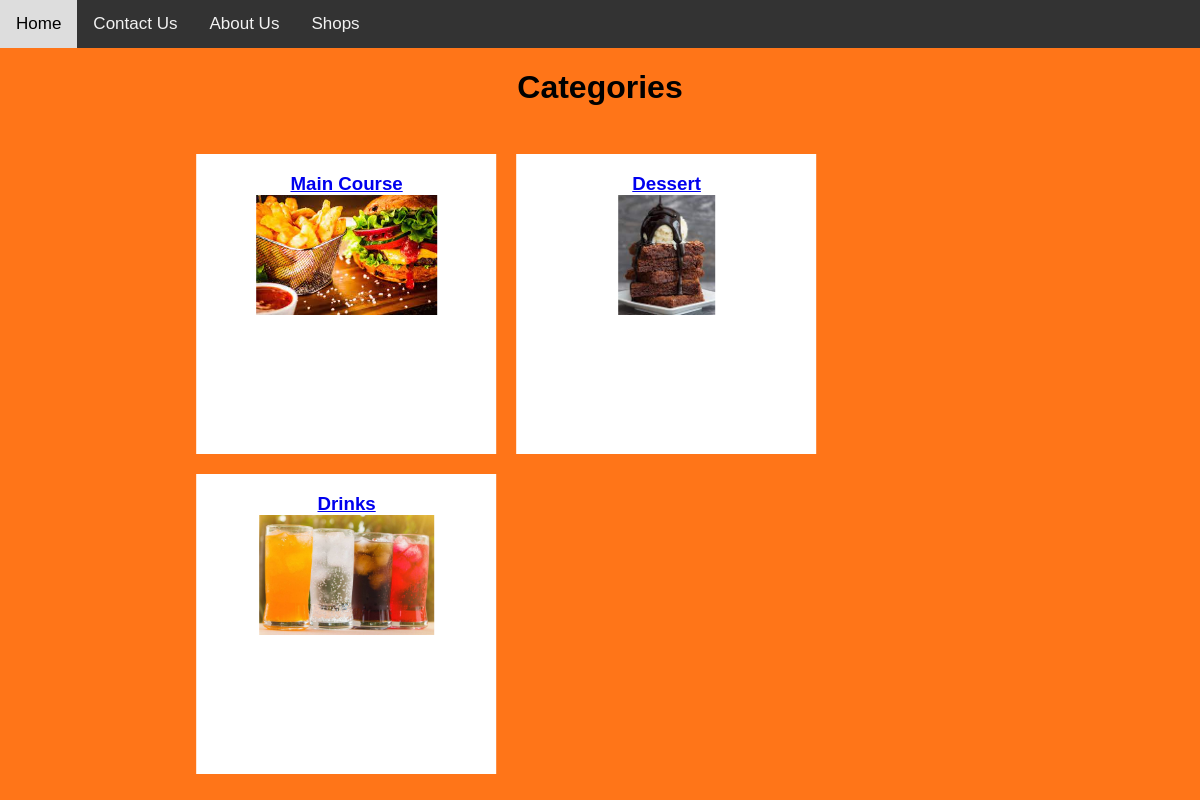
The app's page /cat.php?id=1 with its own data.
### tables this page shows
CREATE TABLE `shop_cat` (
  `ID` int(11) NOT NULL,
  `shopID` int(11) NOT NULL,
  `catID` int(11) NOT NULL
);

CREATE TABLE `cat` (
  `CatID` int(100) NOT NULL,
  `Name` varchar(100) NOT NULL,
  `Image` text NOT NULL
);

### cat.php (the view, shortened to what this page needs)
<html>
<body>
<?php
if(isset($_SESSION['ID']))
{
include("nav-bar.php");
}
else
{
echo'   <div class="topnav">
<a href="http://localhost/summerweb/home.php">Home</a>
<a href="http://localhost/summerweb/contactUs.php">Contact Us</a>
 <a href="http://localhost/summerweb/aboutUs.php">About Us</a>
  <a href="http://localhost/summerweb/restaurants.php">Shops</a>
</div>';
}
?>
	<h1 style="text-align:center"> Categories</h1>
	<div class="w3-container">
  <?php
    $servername = "localhost";
    $username = "root";
    $password = "";
    $dbname = "webproject";
    $conn = mysqli_connect($servername,$username,$password,$dbname);
    $shopID = $_GET['id'];
    $sql="SELECT * FROM `shop_cat` JOIN cat on cat.CatID = shop_cat.catID where shopID = ". $shopID ." ;";
    $result = mysqli_query($conn, $sql);
    while($row = mysqli_fetch_array($result))
    {
  ?>
    <div style="width: 300px; float:left; height:300px; background:white; margin:10px; text-align:center;justify-content: center;">
		  <a href="http://localhost/summerweb/products.php?shopId=<?php echo $shopID; ?>&catId=<?php echo $row['catID']; ?>">
        <h3><?php echo $row['Name']; ?>
          <div class="product-image">
            <img src="http://localhost<?php echo $row['Image']; ?>" style="height:120px  ">
          </div>
        </h3>
      </a>
    </div>
    <?php } ?>
  </div>
</body>
</html>

### cat.php (style rules this page uses)
body { background-color: #FF7518; margin: 0; font-family: Arial, Helvetica, sans-serif; }
.topnav { overflow: hidden; background-color: #333; }
.topnav a { float: left; color: #f2f2f2; text-align: center; padding: 14px 16px; text-decoration: none; font-size: 17px; }
.w3-container { position: absolute; top: 50%; left: 43.7%; transform: translate(-50%, -40%); }

### records on screen
shop_cat: catID.Name "Main Course", catID.Image (picture)
shop_cat: catID.Name "Dessert", catID.Image (picture)
shop_cat: catID.Name "Drinks", catID.Image (picture)
